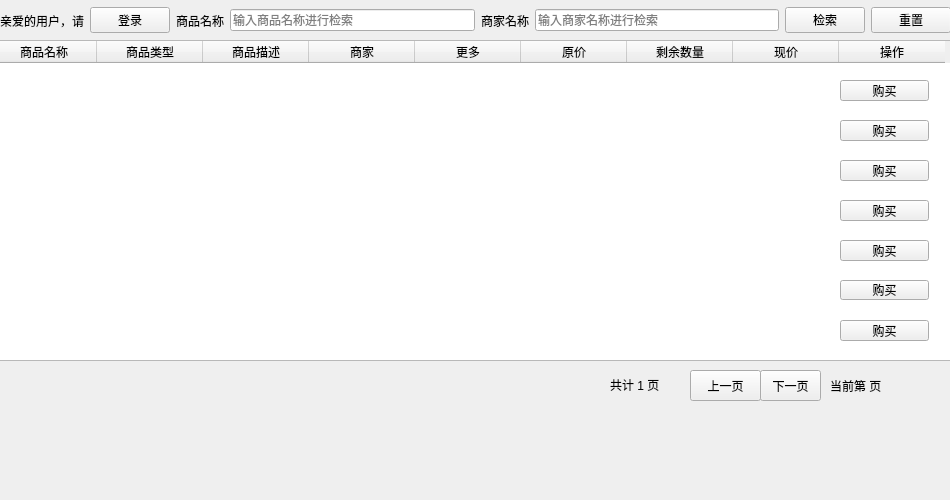
<?xml version="1.0" encoding="UTF-8"?>
<ui version="4.0">
 <class>mainWindow</class>
 <widget class="QWidget" name="mainWindow">
  <property name="enabled">
   <bool>true</bool>
  </property>
  <property name="geometry">
   <rect>
    <x>0</x>
    <y>0</y>
    <width>950</width>
    <height>500</height>
   </rect>
  </property>
  <property name="minimumSize">
   <size>
    <width>950</width>
    <height>500</height>
   </size>
  </property>
  <property name="maximumSize">
   <size>
    <width>950</width>
    <height>500</height>
   </size>
  </property>
  <property name="windowTitle">
   <string>电商交易平台</string>
  </property>
  <property name="windowIcon">
   <iconset resource="ImageSource.qrc">
    <normaloff>:/assets/logo.png</normaloff>:/assets/logo.png</iconset>
  </property>
  <widget class="QWidget" name="horizontalLayoutWidget">
   <property name="geometry">
    <rect>
     <x>0</x>
     <y>0</y>
     <width>951</width>
     <height>41</height>
    </rect>
   </property>
   <layout class="QHBoxLayout" name="header">
    <item>
     <widget class="QLabel" name="headerLable">
      <property name="text">
       <string>亲爱的用户，请</string>
      </property>
     </widget>
    </item>
    <item>
     <widget class="QPushButton" name="userButton">
      <property name="text">
       <string>登录</string>
      </property>
     </widget>
    </item>
    <item>
     <widget class="QLabel" name="label_3">
      <property name="text">
       <string>商品名称</string>
      </property>
     </widget>
    </item>
    <item>
     <widget class="QLineEdit" name="searchInput">
      <property name="placeholderText">
       <string>输入商品名称进行检索</string>
      </property>
     </widget>
    </item>
    <item>
     <widget class="QLabel" name="label_4">
      <property name="text">
       <string>商家名称</string>
      </property>
     </widget>
    </item>
    <item>
     <widget class="QLineEdit" name="searchInput2">
      <property name="placeholderText">
       <string>输入商家名称进行检索</string>
      </property>
     </widget>
    </item>
    <item>
     <widget class="QPushButton" name="pushButton">
      <property name="text">
       <string>检索</string>
      </property>
     </widget>
    </item>
    <item>
     <widget class="QPushButton" name="pushButton_2">
      <property name="text">
       <string>重置</string>
      </property>
     </widget>
    </item>
   </layout>
  </widget>
  <widget class="QLabel" name="footer">
   <property name="geometry">
    <rect>
     <x>-20</x>
     <y>400</y>
     <width>971</width>
     <height>111</height>
    </rect>
   </property>
   <property name="text">
    <string/>
   </property>
   <property name="pixmap">
    <pixmap resource="ImageSource.qrc">:/assets/footer.png</pixmap>
   </property>
  </widget>
  <widget class="QPushButton" name="buy5">
   <property name="geometry">
    <rect>
     <x>840</x>
     <y>240</y>
     <width>89</width>
     <height>21</height>
    </rect>
   </property>
   <property name="text">
    <string>购买</string>
   </property>
  </widget>
  <widget class="QLabel" name="pageSum">
   <property name="geometry">
    <rect>
     <x>610</x>
     <y>374</y>
     <width>72</width>
     <height>21</height>
    </rect>
   </property>
   <property name="text">
    <string>共计 1 页</string>
   </property>
  </widget>
  <widget class="QPushButton" name="buy2">
   <property name="geometry">
    <rect>
     <x>840</x>
     <y>120</y>
     <width>89</width>
     <height>21</height>
    </rect>
   </property>
   <property name="text">
    <string>购买</string>
   </property>
  </widget>
  <widget class="QPushButton" name="buy4">
   <property name="geometry">
    <rect>
     <x>840</x>
     <y>200</y>
     <width>89</width>
     <height>21</height>
    </rect>
   </property>
   <property name="text">
    <string>购买</string>
   </property>
  </widget>
  <widget class="QPushButton" name="buy6">
   <property name="geometry">
    <rect>
     <x>840</x>
     <y>280</y>
     <width>89</width>
     <height>20</height>
    </rect>
   </property>
   <property name="text">
    <string>购买</string>
   </property>
  </widget>
  <widget class="QPushButton" name="buy7">
   <property name="geometry">
    <rect>
     <x>840</x>
     <y>320</y>
     <width>89</width>
     <height>21</height>
    </rect>
   </property>
   <property name="text">
    <string>购买</string>
   </property>
  </widget>
  <widget class="QTableWidget" name="clothTable">
   <property name="geometry">
    <rect>
     <x>-10</x>
     <y>40</y>
     <width>971</width>
     <height>321</height>
    </rect>
   </property>
   <property name="editTriggers">
    <set>QAbstractItemView::NoEditTriggers</set>
   </property>
   <property name="selectionMode">
    <enum>QAbstractItemView::NoSelection</enum>
   </property>
   <property name="showGrid">
    <bool>false</bool>
   </property>
   <property name="sortingEnabled">
    <bool>false</bool>
   </property>
   <property name="cornerButtonEnabled">
    <bool>true</bool>
   </property>
   <property name="rowCount">
    <number>7</number>
   </property>
   <attribute name="horizontalHeaderMinimumSectionSize">
    <number>100</number>
   </attribute>
   <attribute name="horizontalHeaderDefaultSectionSize">
    <number>106</number>
   </attribute>
   <attribute name="verticalHeaderVisible">
    <bool>false</bool>
   </attribute>
   <attribute name="verticalHeaderMinimumSectionSize">
    <number>42</number>
   </attribute>
   <attribute name="verticalHeaderDefaultSectionSize">
    <number>42</number>
   </attribute>
   <row>
    <property name="text">
     <string>line1</string>
    </property>
   </row>
   <row>
    <property name="text">
     <string>line2</string>
    </property>
   </row>
   <row>
    <property name="text">
     <string>line3</string>
    </property>
   </row>
   <row>
    <property name="text">
     <string>line4</string>
    </property>
   </row>
   <row>
    <property name="text">
     <string>line5</string>
    </property>
   </row>
   <row>
    <property name="text">
     <string>line6</string>
    </property>
   </row>
   <row>
    <property name="text">
     <string>line7</string>
    </property>
   </row>
   <column>
    <property name="text">
     <string>商品名称</string>
    </property>
   </column>
   <column>
    <property name="text">
     <string>商品类型</string>
    </property>
   </column>
   <column>
    <property name="text">
     <string>商品描述</string>
    </property>
   </column>
   <column>
    <property name="text">
     <string>商家</string>
    </property>
   </column>
   <column>
    <property name="text">
     <string>更多</string>
    </property>
   </column>
   <column>
    <property name="text">
     <string>原价</string>
    </property>
   </column>
   <column>
    <property name="text">
     <string>剩余数量</string>
    </property>
   </column>
   <column>
    <property name="text">
     <string>现价</string>
    </property>
   </column>
   <column>
    <property name="text">
     <string>操作</string>
    </property>
   </column>
   <item row="0" column="0">
    <property name="text">
     <string> </string>
    </property>
    <property name="textAlignment">
     <set>AlignCenter</set>
    </property>
   </item>
   <item row="0" column="1">
    <property name="text">
     <string> </string>
    </property>
    <property name="textAlignment">
     <set>AlignCenter</set>
    </property>
   </item>
   <item row="0" column="2">
    <property name="text">
     <string> </string>
    </property>
    <property name="textAlignment">
     <set>AlignCenter</set>
    </property>
   </item>
   <item row="0" column="3">
    <property name="text">
     <string>  </string>
    </property>
    <property name="textAlignment">
     <set>AlignCenter</set>
    </property>
   </item>
   <item row="0" column="4">
    <property name="text">
     <string>   </string>
    </property>
    <property name="textAlignment">
     <set>AlignCenter</set>
    </property>
   </item>
   <item row="0" column="5">
    <property name="text">
     <string> </string>
    </property>
    <property name="textAlignment">
     <set>AlignCenter</set>
    </property>
   </item>
   <item row="0" column="6">
    <property name="text">
     <string>  </string>
    </property>
    <property name="textAlignment">
     <set>AlignCenter</set>
    </property>
   </item>
   <item row="0" column="7">
    <property name="text">
     <string>   </string>
    </property>
    <property name="textAlignment">
     <set>AlignCenter</set>
    </property>
   </item>
   <item row="0" column="8">
    <property name="text">
     <string> </string>
    </property>
   </item>
   <item row="1" column="0">
    <property name="text">
     <string> </string>
    </property>
   </item>
   <item row="1" column="1">
    <property name="text">
     <string> </string>
    </property>
   </item>
   <item row="1" column="2">
    <property name="text">
     <string>  </string>
    </property>
    <property name="textAlignment">
     <set>AlignCenter</set>
    </property>
   </item>
   <item row="1" column="3">
    <property name="text">
     <string> </string>
    </property>
    <property name="textAlignment">
     <set>AlignCenter</set>
    </property>
   </item>
   <item row="1" column="4">
    <property name="text">
     <string>  </string>
    </property>
    <property name="textAlignment">
     <set>AlignCenter</set>
    </property>
   </item>
   <item row="1" column="5">
    <property name="text">
     <string> </string>
    </property>
    <property name="textAlignment">
     <set>AlignCenter</set>
    </property>
   </item>
   <item row="1" column="6">
    <property name="text">
     <string>  </string>
    </property>
    <property name="textAlignment">
     <set>AlignCenter</set>
    </property>
   </item>
   <item row="1" column="7">
    <property name="text">
     <string>  </string>
    </property>
    <property name="textAlignment">
     <set>AlignCenter</set>
    </property>
   </item>
   <item row="1" column="8">
    <property name="text">
     <string>  </string>
    </property>
   </item>
   <item row="2" column="0">
    <property name="text">
     <string> </string>
    </property>
   </item>
   <item row="2" column="1">
    <property name="text">
     <string>  </string>
    </property>
   </item>
   <item row="2" column="2">
    <property name="text">
     <string>  </string>
    </property>
   </item>
   <item row="2" column="3">
    <property name="text">
     <string> </string>
    </property>
   </item>
   <item row="2" column="4">
    <property name="text">
     <string>  </string>
    </property>
   </item>
   <item row="2" column="5">
    <property name="text">
     <string>  </string>
    </property>
   </item>
   <item row="2" column="6">
    <property name="text">
     <string>  </string>
    </property>
   </item>
   <item row="2" column="7">
    <property name="text">
     <string>  </string>
    </property>
   </item>
   <item row="2" column="8">
    <property name="text">
     <string>  </string>
    </property>
   </item>
   <item row="3" column="0">
    <property name="text">
     <string>  </string>
    </property>
   </item>
   <item row="3" column="1">
    <property name="text">
     <string>  </string>
    </property>
   </item>
   <item row="3" column="2">
    <property name="text">
     <string>  </string>
    </property>
   </item>
   <item row="3" column="3">
    <property name="text">
     <string>  </string>
    </property>
   </item>
   <item row="3" column="4">
    <property name="text">
     <string>  </string>
    </property>
   </item>
   <item row="3" column="5">
    <property name="text">
     <string>  </string>
    </property>
   </item>
   <item row="3" column="6">
    <property name="text">
     <string>  </string>
    </property>
   </item>
   <item row="3" column="7">
    <property name="text">
     <string> </string>
    </property>
   </item>
   <item row="3" column="8">
    <property name="text">
     <string>  </string>
    </property>
   </item>
   <item row="4" column="0">
    <property name="text">
     <string>  </string>
    </property>
   </item>
   <item row="4" column="1">
    <property name="text">
     <string>  </string>
    </property>
   </item>
   <item row="4" column="2">
    <property name="text">
     <string> </string>
    </property>
   </item>
   <item row="4" column="3">
    <property name="text">
     <string>  </string>
    </property>
   </item>
   <item row="4" column="4">
    <property name="text">
     <string>  </string>
    </property>
   </item>
   <item row="4" column="5">
    <property name="text">
     <string>  </string>
    </property>
   </item>
   <item row="4" column="6">
    <property name="text">
     <string>  </string>
    </property>
   </item>
   <item row="4" column="7">
    <property name="text">
     <string>  </string>
    </property>
   </item>
   <item row="4" column="8">
    <property name="text">
     <string>  </string>
    </property>
   </item>
   <item row="5" column="0">
    <property name="text">
     <string>  </string>
    </property>
   </item>
   <item row="5" column="1">
    <property name="text">
     <string>  </string>
    </property>
   </item>
   <item row="5" column="2">
    <property name="text">
     <string>  </string>
    </property>
   </item>
   <item row="5" column="3">
    <property name="text">
     <string>  </string>
    </property>
   </item>
   <item row="5" column="4">
    <property name="text">
     <string>  </string>
    </property>
   </item>
   <item row="5" column="5">
    <property name="text">
     <string>  </string>
    </property>
   </item>
   <item row="5" column="6">
    <property name="text">
     <string>  </string>
    </property>
   </item>
   <item row="5" column="7">
    <property name="text">
     <string>  </string>
    </property>
   </item>
   <item row="5" column="8">
    <property name="text">
     <string> </string>
    </property>
   </item>
   <item row="6" column="0">
    <property name="text">
     <string>  </string>
    </property>
   </item>
   <item row="6" column="1">
    <property name="text">
     <string>  </string>
    </property>
   </item>
   <item row="6" column="2">
    <property name="text">
     <string>  </string>
    </property>
   </item>
   <item row="6" column="3">
    <property name="text">
     <string>  </string>
    </property>
   </item>
   <item row="6" column="4">
    <property name="text">
     <string>  </string>
    </property>
   </item>
   <item row="6" column="5">
    <property name="text">
     <string>  </string>
    </property>
   </item>
   <item row="6" column="6">
    <property name="text">
     <string>  </string>
    </property>
   </item>
   <item row="6" column="7">
    <property name="text">
     <string>  </string>
    </property>
   </item>
   <item row="6" column="8">
    <property name="text">
     <string>  </string>
    </property>
   </item>
  </widget>
  <widget class="QPushButton" name="lastPage">
   <property name="geometry">
    <rect>
     <x>690</x>
     <y>370</y>
     <width>71</width>
     <height>31</height>
    </rect>
   </property>
   <property name="text">
    <string>上一页</string>
   </property>
  </widget>
  <widget class="QPushButton" name="buy1">
   <property name="geometry">
    <rect>
     <x>840</x>
     <y>80</y>
     <width>89</width>
     <height>21</height>
    </rect>
   </property>
   <property name="text">
    <string>购买</string>
   </property>
  </widget>
  <widget class="QPushButton" name="nextPage">
   <property name="geometry">
    <rect>
     <x>760</x>
     <y>370</y>
     <width>61</width>
     <height>31</height>
    </rect>
   </property>
   <property name="text">
    <string>下一页</string>
   </property>
  </widget>
  <widget class="QPushButton" name="buy3">
   <property name="geometry">
    <rect>
     <x>840</x>
     <y>160</y>
     <width>89</width>
     <height>21</height>
    </rect>
   </property>
   <property name="text">
    <string>购买</string>
   </property>
  </widget>
  <widget class="QLabel" name="currentPage">
   <property name="geometry">
    <rect>
     <x>830</x>
     <y>370</y>
     <width>101</width>
     <height>31</height>
    </rect>
   </property>
   <property name="text">
    <string>当前第 页</string>
   </property>
  </widget>
  <zorder>clothTable</zorder>
  <zorder>horizontalLayoutWidget</zorder>
  <zorder>footer</zorder>
  <zorder>buy5</zorder>
  <zorder>pageSum</zorder>
  <zorder>buy2</zorder>
  <zorder>buy4</zorder>
  <zorder>buy6</zorder>
  <zorder>buy7</zorder>
  <zorder>lastPage</zorder>
  <zorder>buy1</zorder>
  <zorder>nextPage</zorder>
  <zorder>buy3</zorder>
  <zorder>currentPage</zorder>
 </widget>
 <resources>
  <include location="ImageSource.qrc"/>
 </resources>
 <connections/>
</ui>
